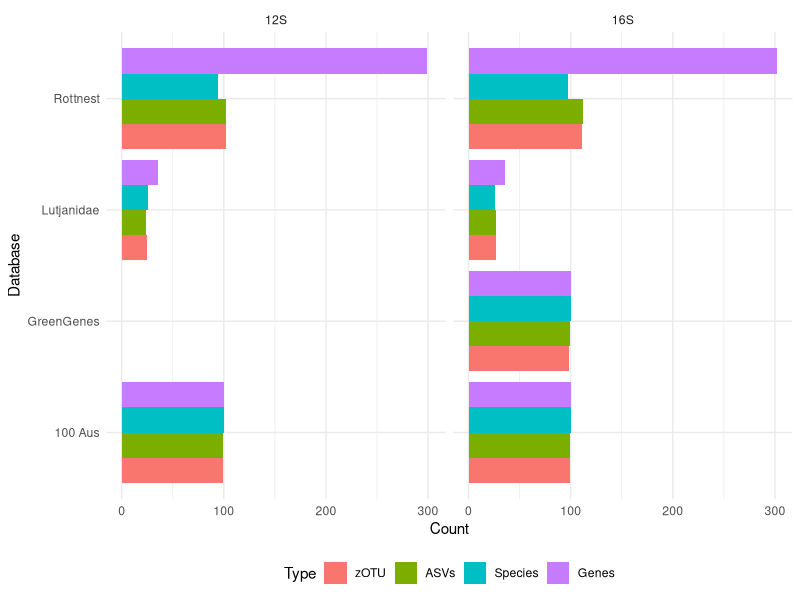

R code for this plot:
## ---- chunk 1
library(tidyverse)
## ---- chunk 2
data <- read_tsv('data/asvs_per_classifier.csv')
## ---- chunk 3
data |> pivot_longer(-c(Database, Marker)) |> 
  filter(Database != 'Random') |> 
  mutate(name = factor(name, levels = rev(c('Genes', 'Species', 'ASVs', 'zOTU')))) |> 
  rename(Type = name) |> 
  ggplot(aes(x= Database, y = value, fill=Type)) + geom_col(position = 'dodge') + 
  ylab('Count') + theme_minimal() + coord_flip() + facet_wrap(~Marker) +theme(legend.position="bottom")
